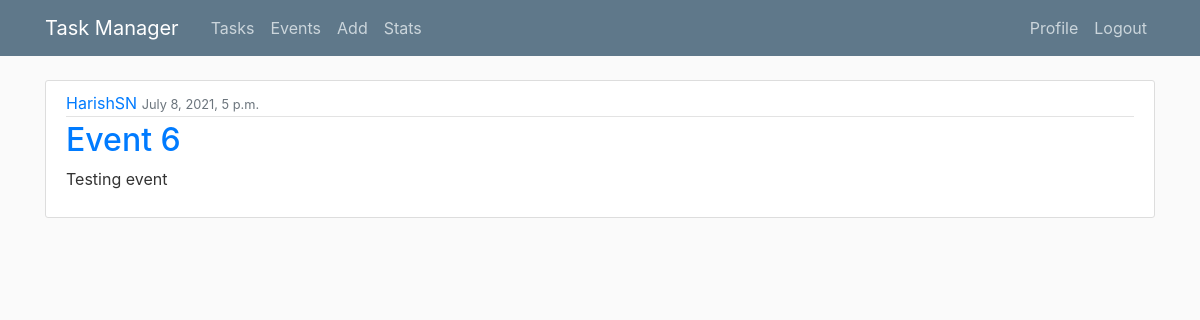
/events/ (signed in), run on the app's committed database.
### taskmanager/models.py (models this page shows, shortened)
class TaskAndEvent(models.Model):
    PRIORITIES = ((10, 'high'), (5, 'low'))
    TYPE = ((1, 'Task'), (2, 'Event'))
    name = models.CharField(max_length=100)
    description = models.TextField()
    date_created = models.DateTimeField(auto_now_add=True)
    author = models.ForeignKey(User, on_delete=models.CASCADE)
    due = models.DateTimeField(
        auto_now_add=False, auto_now=False, default=datetime.now())
    complete = models.CharField(default='nc', max_length=10)
    priority = models.IntegerField(choices=PRIORITIES, default=5)
    name_type = models.IntegerField(choices=TYPE, default=1)

### taskmanager/views.py (the view)
# urls.py: path('events/', views.Events, name='taskmanager-events'),
@login_required
def Events(request):
    events = TaskAndEvent.objects.filter(author=request.user, complete='nc',
                                         name_type=2)
    context = {
        'events': events
    }
    return render(request, 'taskmanager/events.html', context)

### taskmanager/templates/taskmanager/events.html (shortened to what this page needs)
{% extends "taskmanager/base.html" %}
{% block content %}
    {% if events %}
        {%  for event in events %}
            <article class="media content-section">
            <div class="media-body">
                <div class="article-metadata">
                    <a class="'mr-2" href=""#>{{ event.author }}</a>
                    <small class="text-muted">{{ event.due }}</small>
                </div>
                <h2><a class="'article-title" href = "{% url 'event-detail' event.id %}">{{ event.name }}</a></h2>
                <p class="article-content">{{ event.description }}</p>
                </div>
            </div>
        {% endfor %}
        {% else %}
        <center>
        <h1>No Events</h1>
            <p>Please add Events by clicking on add button</p>
        <a class="btn btn-secondary btn-sm mt-1 mb-1" href="{% url 'new'%}">Add Event</a>
        </center>
    {% endif %}
{% endblock content %}

### taskmanager/static/taskmanager/main.css (style rules this page uses)
body { background: #fafafa; color: #333333; margin-top: 5rem; }
h1, h2, h3, h4, h5, h6 { color: #444444; }
.content-section { background: #ffffff; padding: 10px 20px; border: 1px solid #dddddd; border-radius: 3px; margin-bottom: 20px; }
.article-content { white-space: pre-line; }
.article-metadata { padding-bottom: 1px; margin-bottom: 4px; border-bottom: 1px solid #e3e3e3 }

### data on the page
TaskAndEvent: author "HarishSN", due "July 8, 2021, 5 p.m.", name "Event 6", description "Testing event"
